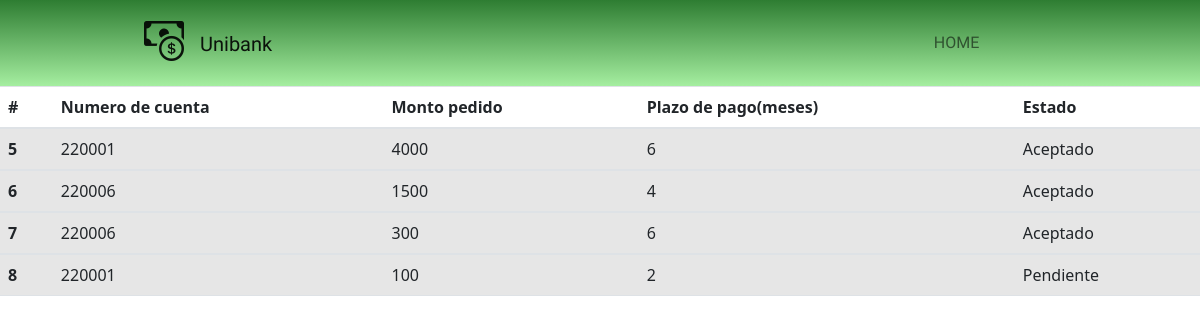
Page /estatusPedido/estatusPedido.php on the earlier database version.
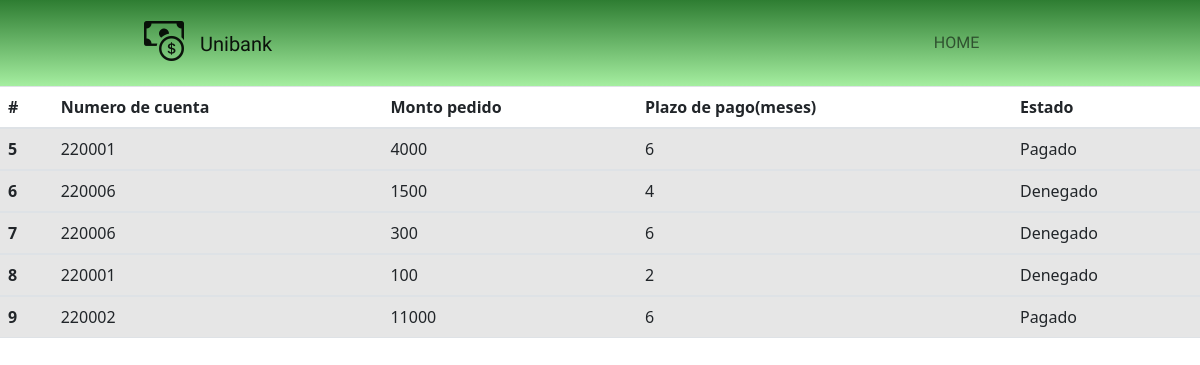
Same page on the later database version.
### tables this page shows
CREATE TABLE `prestamos` (
  `id` int(11) NOT NULL,
  `NoCli` int(11) NOT NULL,
  `dinero` int(11) NOT NULL,
  `meses` int(11) NOT NULL,
  `status` varchar(50) NOT NULL
);

### estatusPedido/estatusPedido.php (the view, shortened to what this page needs)
<?php
require '../vistas/headerEjecutivo.php';
$conexion=mysqli_connect('localhost','root','','unibank');
?>
<!DOCTYPE html>
 <html>
 <head>
<link href="https://cdn.jsdelivr.net/npm/bootstrap@5.2.1/dist/css/bootstrap.min.css" rel="stylesheet">
 </head>
<body>
  <table class="table table-striped table-hover">
  <thead>
    <tr>
      <th scope="col">#</th>
      <th scope="col">Numero de cuenta</th>
      <th scope="col">Monto pedido</th>
      <th scope="col">Plazo de pago(meses)</th>
      <th scope="col">Estado</th>
    </tr>
  </thead>
  <?php
  $sql="SELECT * FROM prestamos";
  $result=mysqli_query($conexion,$sql);
  while($mostrar=mysqli_fetch_array($result)){
  ?>
  <tbody>
    <tr>
      <th scope="row"><?php echo $mostrar['id'] ?></th>
      <td><?php echo $mostrar['NoCli'] ?></td>
      <td><?php echo $mostrar['dinero'] ?></td>
      <td><?php echo $mostrar['meses'] ?></td>
      <td><?php echo $mostrar['status'] ?></td>
    </tr>
  <?php
  }
  ?>
  </table>
</body>

### vistas/headerEjecutivo.php (shortened to what this page needs)
<!DOCTYPE html>
<html lang="en">
<head>
  <link rel="stylesheet" href="https://stackpath.bootstrapcdn.com/bootstrap/4.3.1/css/bootstrap.min.css"
 />
  <link rel="stylesheet" href="https://use.fontawesome.com/releases/v5.7.2/css/all.css"
>
  <link rel="stylesheet" href="https://cdn.jsdelivr.net/npm/bootstrap-icons@1.9.1/font/bootstrap-icons.css">
  <link rel="stylesheet" href="../Style.css" />
  <link rel="stylesheet" href="../mobile-style.css">
  <link rel="stylesheet" href="../assets/bootstrap/Btrap5/css/bootstrap.min.css">
  <link rel="stylesheet" href="https://cdn.jsdelivr.net/npm/bootstrap@4.0.0/dist/css/bootstrap.min.css">
  <link rel="stylesheet" href="../css/estilosLogReg.css">
  <link rel="stylesheet" href="../assets/bootstrap/Btrap5/css/features.css">
</head>
<body>
  <header>
    <div class="container-fluid p-0">
      <nav class="navbar navbar-expand-lg">
        <a class="navbar-brand" href="../index.php">
          <i class="bi bi-cash-coin fa-2x mx-3"></i>Unibank
        </a>
        <div class="collapse navbar-collapse" id="navbarNav">
          <ul class="navbar-nav">
            <li class="nav-item active">
              <a class="nav-link" href="../ejecutivo.php">HOME
              </a>
            </li>
            <li class="nav-item" >
             <a class="nav-link" href="./funciones/cerrarSesion.php">
              </a>
              </li>
          </ul>
        </div>
      </nav>
    </div>
  </header>

### Style.css (style rules this page uses)
* { box-sizing: border-box; }
header, section { overflow-x: hidden; }
:root { --Sniglet-font: "Sniglet", cursive; --Rubik: "Rubik", cursive; --Patua: "Patua One", cursive; --Lobster: "lobster", cursive; --light-black: #2e2c2caf; --bggradient: linear-gradient(to bottom, #2e7d32, #a5eea0); --light-gray: rgba(255, 255, 255, 0.877); }
header a { font-family: var(--Sniglet-font); font-size: 0.9em; color: whitesmoke; }
header .nav-item:last-child { padding-right: 10.5em; }
header .nav-item { padding: 0.9em; }
header .navbar-brand { padding-left: 8rem; }
header { background: #ff512f; background: var(--bggradient); }
body { background:#F2F2F2; font-size: 16px; font-family:"Roboto", Arial, sans-serif, helvetica; }

### css/estilosLogReg.css (style rules this page uses)
* { margin: 0; padding: 0; -webkit-box-sizing: border-box; -moz-box-sizing: border-box; box-sizing: border-box; }
body { font-size: 16px; font-family: 'Raleway', sans-serif; background: #1b2e35; color:#fff; }
a { text-decoration: none; color:#B8711B; }

Differences in the rows shown:
changed prestamos id 5: status "Aceptado" → "Pagado"
changed prestamos id 6: status "Aceptado" → "Denegado"
changed prestamos id 7: status "Aceptado" → "Denegado"
changed prestamos id 8: status "Pendiente" → "Denegado"
added prestamos: id "9", NoCli "220002", dinero "11000", meses "6", status "Pagado"
